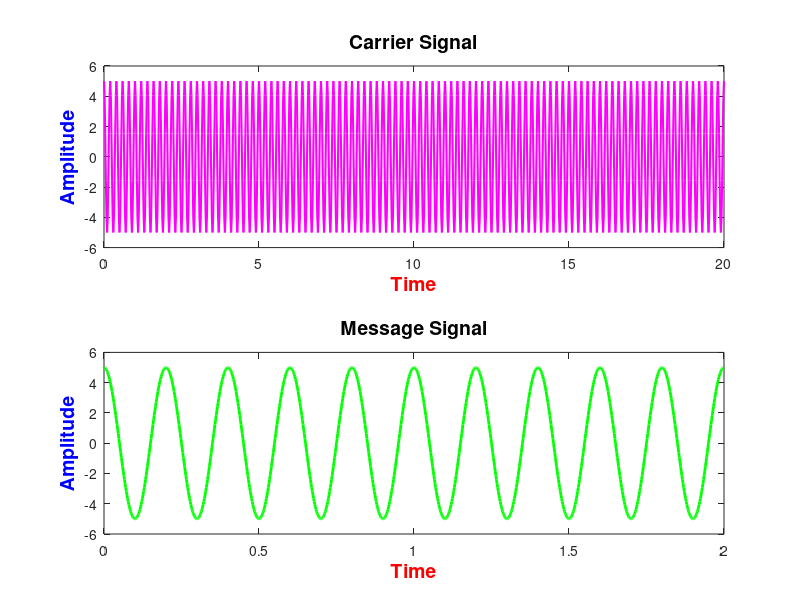

Write the MATLAB code that produced this figure.
clc;
clear all;
close all;

fc = input('Frequency of carrier signal: ');
Tc = 1/fc;
Lc = 100*Tc;
Ec = input('Amplitude of carrier signal: ');
tc = 0:0.001*Lc:Lc;
c = Ec*cos(2*pi*fc*tc); %carrier signal
subplot(2,1,1);
plot(tc,c,'m','linewidth',1.5)
xlabel('Time','color','r','fontweight','bold','fontsize',14);
ylabel('Amplitude','color','b','fontweight','bold','fontsize',14);
title('Carrier Signal','fontweight','bold','fontsize',14);

fm = input('Frequency of message signal: ');
Tm = 1/fm;
Lm = 10*Tm;
Em = input('Amplitude of message signal: ');
ts = 0.001*Lm;
fs = 1/ts;
tm = 0:0.001*Lm:Lm;
m = Em*cos(2*pi*fm*tm); %message signal
subplot(2,1,2);
plot(tm,m,'g','linewidth',2)
xlabel('Time','color','r','fontweight','bold','fontsize',14);
ylabel('Amplitude','color','b','fontweight','bold','fontsize',14);
title('Message Signal','fontweight','bold','fontsize',14);